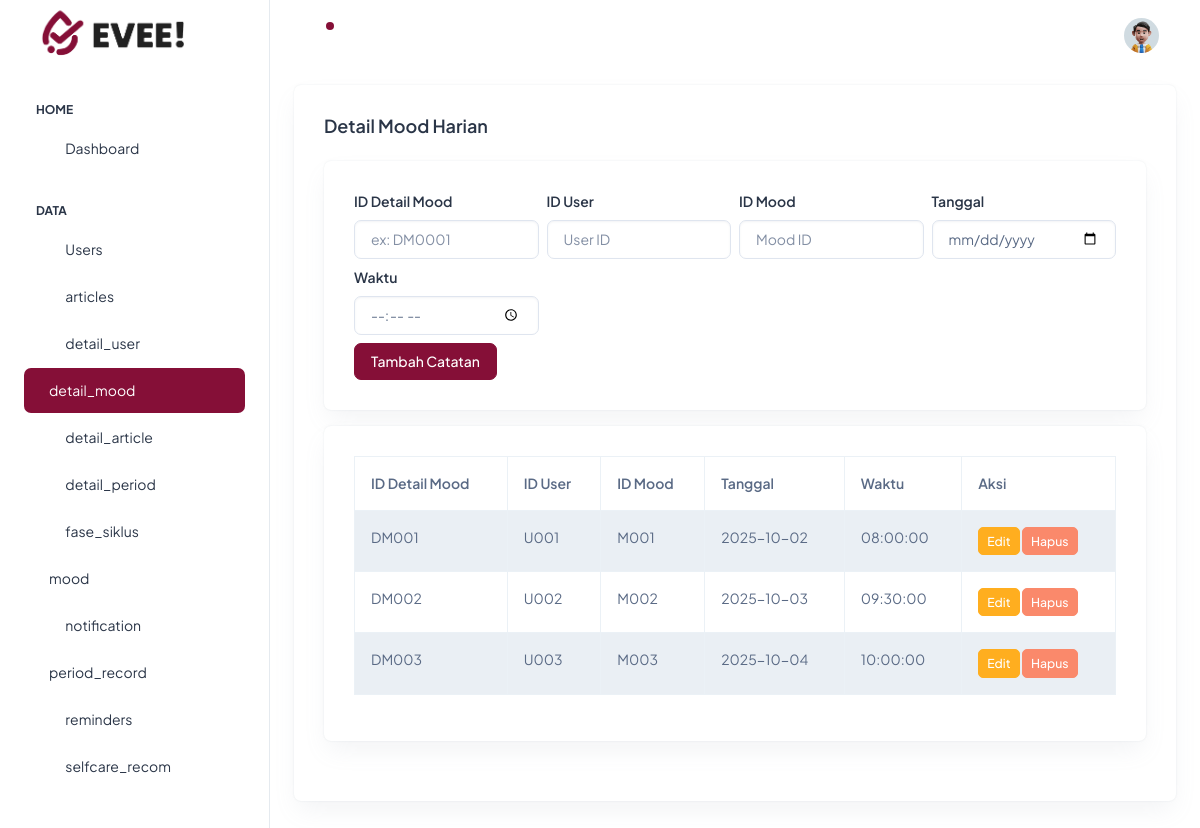
The page /pages/detail_mood.php on the database its author committed.
### tables this page shows
CREATE TABLE `detail_mood` (
  `id_dtl_mood` varchar(5) NOT NULL,
  `id_user` varchar(5) DEFAULT NULL,
  `id_mood` varchar(5) DEFAULT NULL,
  `tanggal` date DEFAULT NULL,
  `waktu` time DEFAULT NULL
);

### classes/Crud.php (called while the page is built, shortened)
<?php
class Crud {
    private $conn;
    public function __construct($db) {
        $this->conn = $db;
    }
    public function readAll($table) {
        $result = mysqli_query($this->conn, "SELECT * FROM $table");
        return mysqli_fetch_all($result, MYSQLI_ASSOC);
    }
}
?>

### pages/detail_mood.php (the view, shortened to what this page needs)
<?php
require '../config/koneksi.php';
require '../classes/Crud.php';
include '../includes/header.php';
include '../includes/sidebar.php';
include '../includes/topbar.php';
$obj = new Crud($koneksi);
$rows = $obj->readAll('detail_mood');
$editMode = false;
$editData = null;
?>
<div class="container-fluid">
    <div class="card mb-3">
        <div class="card-body">
            <h5 class="card-title fw-semibold mb-4">Detail Mood Harian</h5>
            <div class="card mb-3">
                <div class="card-body">
                    <?php if ($editMode && $editData): ?>
                        <form method="POST" class="row g-2">
                            <input type="hidden" name="id_dtl_mood" value="<?= htmlspecialchars($editData['id_dtl_mood']) ?>">
                            <div class="col-md-3">
                                <label class="form-label">ID User</label>
                                <input class="form-control" name="id_user" required value="<?= htmlspecialchars($editData['id_user']) ?>">
                            </div>
                            <div class="col-md-3">
                                <label class="form-label">ID Mood</label>
                                <input class="form-control" name="id_mood" required value="<?= htmlspecialchars($editData['id_mood']) ?>">
                            </div>
                            <div class="col-md-3">
                                <label class="form-label">Tanggal</label>
                                <input type="date" class="form-control" name="tanggal" required value="<?= htmlspecialchars($editData['tanggal']) ?>">
                            </div>
                            <div class="col-md-3">
                                <label class="form-label">Waktu</label>
                                <input type="time" class="form-control" name="waktu" required value="<?= htmlspecialchars($editData['waktu']) ?>">
                            </div>
                            <div class="col-12 mt-2">
                                <button class="btn btn-success" type="submit" name="update">Simpan Perubahan</button>
                                <a href="detail_mood.php" class="btn btn-secondary">Batal</a>
                            </div>
                        </form>
                    <?php else: ?>
                        <form method="POST" class="row g-2">
                            <div class="col-md-3">
                                <label class="form-label">ID Detail Mood</label>
                                <input class="form-control" name="id_dtl_mood" required placeholder="ex: DM0001">
                            </div>
                            <div class="col-md-3">
                                <label class="form-label">ID User</label>
                                <input class="form-control" name="id_user" required placeholder="User ID">
                            </div>
                            <div class="col-md-3">
                                <label class="form-label">ID Mood</label>
                                <input class="form-control" name="id_mood" required placeholder="Mood ID">
                            </div>
                            <div class="col-md-3">
                                <label class="form-label">Tanggal</label>
                                <input type="date" class="form-control" name="tanggal" required>
                            </div>
                            <div class="col-md-3">
                                <label class="form-label">Waktu</label>
                                <input type="time" class="form-control" name="waktu" required>
                            </div>
                            <div class="col-12 mt-2">
                                <button class="btn btn-primary" type="submit" name="create">Tambah Catatan</button>
                            </div>
                        </form>
                    <?php endif; ?>
                </div>
            </div>
            <div class="card">
                <div class="card-body">
                    <table class="table table-bordered table-striped">
                        <thead>
                            <tr>
                                <th>ID Detail Mood</th>
                                <th>ID User</th>
                                <th>ID Mood</th>
                                <th>Tanggal</th>
                                <th>Waktu</th>
                                <th>Aksi</th>
                            </tr>
                        </thead>
                        <tbody>
                            <?php if (!empty($rows)): ?>
                                <?php foreach ($rows as $r): ?>
                                    <tr>
                                        <td><?= htmlspecialchars($r['id_dtl_mood']) ?></td>
                                        <td><?= htmlspecialchars($r['id_user']) ?></td>
                                        <td><?= htmlspecialchars($r['id_mood']) ?></td>
                                        <td><?= htmlspecialchars($r['tanggal']) ?></td>
                                        <td><?= htmlspecialchars($r['waktu']) ?></td>
                                        <td>
                                            <a href="?edit=<?= urlencode($r['id_dtl_mood']) ?>" class="btn btn-sm btn-warning">Edit</a>
                                            <a href="?delete=<?= urlencode($r['id_dtl_mood']) ?>" class="btn btn-sm btn-danger" onclick="return confirm('Hapus data ini?')">Hapus</a>
                                        </td>
                                    </tr>
                                <?php endforeach; ?>
                            <?php else: ?>
                                <tr><td colspan="6" class="text-center">Belum ada data</td></tr>
                            <?php endif; ?>
                        </tbody>
                    </table>
                </div>
            </div>
        </div>
    </div>
</div>
<?php include '../includes/footer.php'; ?>

### rows shown on the page
detail_mood: id_dtl_mood "DM001", id_user "U001", id_mood "M001", tanggal "2025-10-02", waktu "08:00:00"
detail_mood: id_dtl_mood "DM002", id_user "U002", id_mood "M002", tanggal "2025-10-03", waktu "09:30:00"
detail_mood: id_dtl_mood "DM003", id_user "U003", id_mood "M003", tanggal "2025-10-04", waktu "10:00:00"
